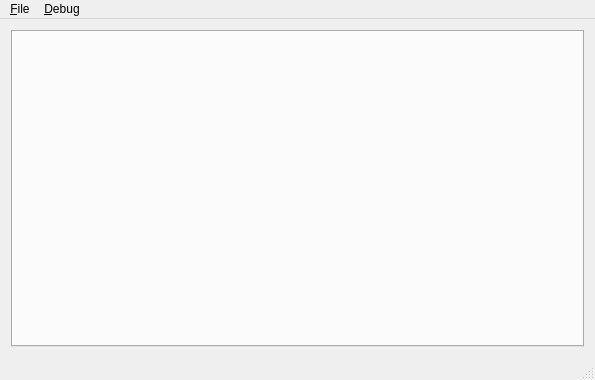
<?xml version="1.0" encoding="UTF-8"?>
<ui version="4.0">
 <class>MainWindow</class>
 <widget class="QMainWindow" name="MainWindow">
  <property name="geometry">
   <rect>
    <x>0</x>
    <y>0</y>
    <width>595</width>
    <height>380</height>
   </rect>
  </property>
  <property name="windowTitle">
   <string>MainWindow</string>
  </property>
  <widget class="QWidget" name="centralWidget">
   <layout class="QGridLayout" name="gridLayout">
    <item row="0" column="0">
     <widget class="QTabWidget" name="tabWidget">
      <property name="currentIndex">
       <number>-1</number>
      </property>
      <property name="documentMode">
       <bool>false</bool>
      </property>
     </widget>
    </item>
   </layout>
  </widget>
  <widget class="QMenuBar" name="menuBar">
   <property name="geometry">
    <rect>
     <x>0</x>
     <y>0</y>
     <width>595</width>
     <height>22</height>
    </rect>
   </property>
   <widget class="QMenu" name="menu_File">
    <property name="title">
     <string>&amp;File</string>
    </property>
    <addaction name="action_Open"/>
   </widget>
   <widget class="QMenu" name="menu_Debug">
    <property name="title">
     <string>&amp;Debug</string>
    </property>
    <addaction name="action_Run"/>
    <addaction name="actionRun_width_debugger"/>
   </widget>
   <addaction name="menu_File"/>
   <addaction name="menu_Debug"/>
  </widget>
  <widget class="QStatusBar" name="statusBar"/>
  <action name="action_Open">
   <property name="text">
    <string>&amp;Open</string>
   </property>
  </action>
  <action name="action_Run">
   <property name="text">
    <string>&amp;Run</string>
   </property>
  </action>
  <action name="actionRun_width_debugger">
   <property name="text">
    <string>Run with &amp;debugger</string>
   </property>
  </action>
 </widget>
 <layoutdefault spacing="6" margin="11"/>
 <resources/>
 <connections/>
</ui>
